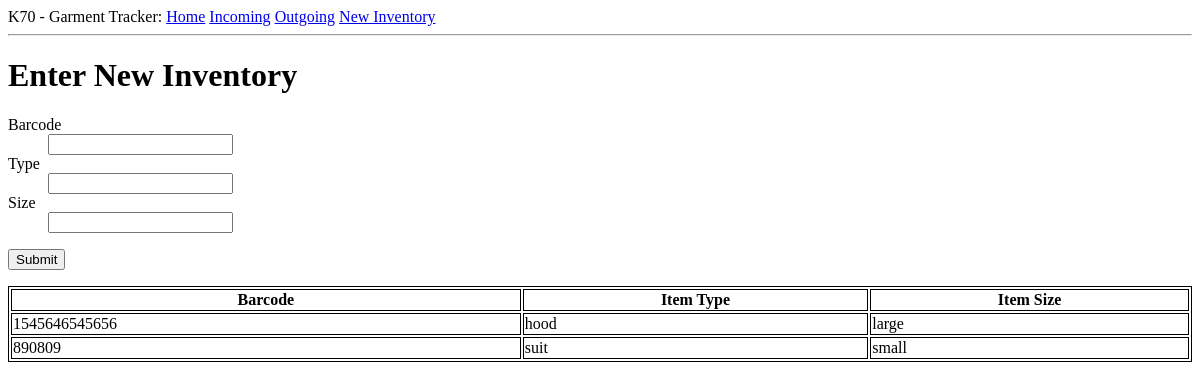
Before: /New_inventory with the older database file.
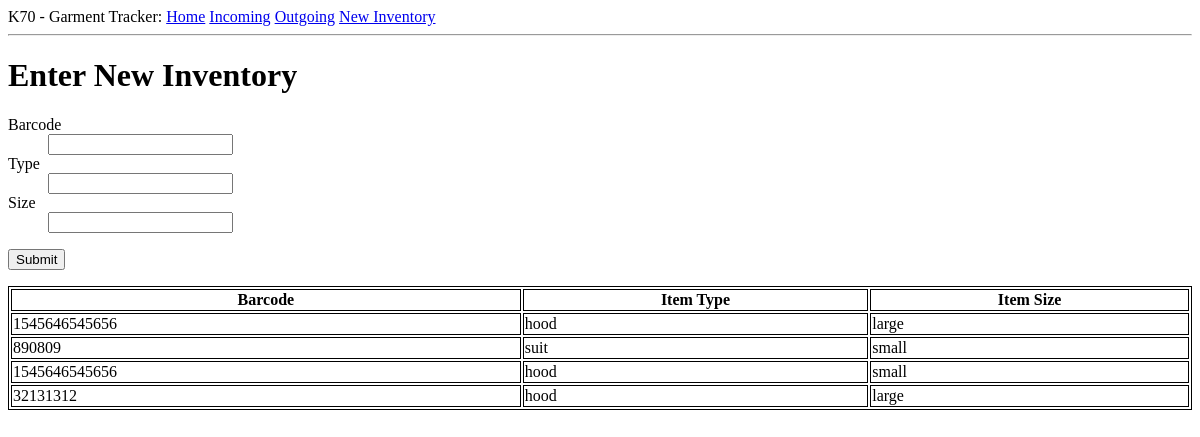
After: the same page with the newer database file.
### app/models.py (models this page shows, shortened)
class Laundry(db.Model):
    id = db.Column(db.Integer, primary_key=True)
    barcode = db.Column(db.String(20), index = True)
    item_type = db.Column(db.String(10), index = True)
    item_size = db.Column(db.String(10), index = True)
    time_stamps = db.relationship('Status', backref="item", lazy= 'dynamic')

### app/routes.py (the view)
@app.route('/New_inventory', methods = ['GET', 'POST'])
def New_inventory():
    form = Enter_new_item()
    if form.validate_on_submit():
        new_item = Laundry(barcode = form.barcode.data, item_type=form.type.data,item_size=form.size.data)
        db.session.add(new_item)
        db.session.commit()
        flash('Item has entered the database!')
        return redirect(url_for('New_inventory'))
    items = Laundry.query.all()
    return render_template('New_inventory.html', title='New_inventory', form=form, items=items)

### app/forms.py
class Enter_new_item(FlaskForm):
    barcode = StringField('Barcode', validators=[DataRequired()])
    type = StringField('Type', validators=[DataRequired()])
    size = StringField('Size', validators=[DataRequired()])
    submit = SubmitField('Enter Item')

### app/templates/New_inventory.html (shortened to what this page needs)
{% extends "base.html" %}
{% block content %}
<h1>Enter New Inventory</h1>
<form action="" method="post">
    {% from "_formhelpers.html" import render_field %}
    <dl>
        {{ render_field(form.barcode) }}
        {{ render_field(form.type) }}
        {{ render_field(form.size) }}
    </dl>
    <p><input type="submit" value=Submit></p>
</form>
<table style="width:100%">
    <tr valign="top">
        <th>Barcode</th>
        <th>Item Type</th>
        <th>Item Size</th>
    </tr>
    {% for item in items %}
    <tr>
        <td>{{ item.barcode }}</td><td>{{ item.item_type }}</td><td>{{ item.item_size }}</td>
    </tr>
    {% endfor %}
</table>
{% endblock %}

### app/templates/base.html (shortened to what this page needs)
<html>
    <head>
    </head>
    <body>
        <div>
            K70 - Garment Tracker:
            <a href="{{ url_for('Home') }}">Home</a>
            <a href="{{ url_for('Incoming') }}">Incoming</a>
            <a href="{{ url_for('Outgoing') }}">Outgoing</a>
            <a href="{{ url_for('New_inventory') }}">New Inventory</a>
          </div>
        <hr>
        {% block content %}{% endblock %}
    </body>
</html>

### app/templates/_formhelpers.html (shortened to what this page needs)
{% macro render_field(field) %}
    <dt>{{ field.label }}
    </dt><dd>{{ field(**kwargs)|safe }}
    </dd>
{% endmacro %}

### app/templates/New_inventory.html (style rules this page uses)
table, th, td { border: 1px solid black; }

Changed rows visible on the page:
added Laundry: barcode "1545646545656", item_type "hood", item_size "small"
added Laundry: barcode "32131312", item_type "hood", item_size "large"
